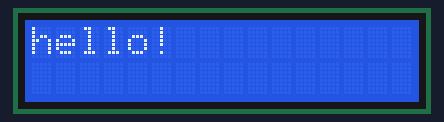
Bench run of a sketch on a simulated Arduino Uno, built with avr-gcc and run on an emulated ATmega328P. On the bench: 16×2 character LCD.

Above: at 0.1 s.

The sketch:

print-a-name-LCD.ino
```cpp
#include <LiquidCrystal.h>

const int rs=8, en=9, d4=10, d5=11, d6=12, d7=13;
LiquidCrystal lcd(rs, en, d4, d5, d6, d7);
void setup() {
  // put your setup code here, to run once:
  lcd.begin(16,2);
  lcd.print("hello!"); // print text
}

void loop() {
  // put your main code here, to run repeatedly:
  lcd.setCursor(0,1); // (0-15, 0-1) THIS CAN BE SET ACCORDING TO WHATEVER
  lcd.noCursor(); // cursor off
  delay(500); // WAIT
  lcd.cursor(); // cursor on
  delay(500); // WAIT
}
```
